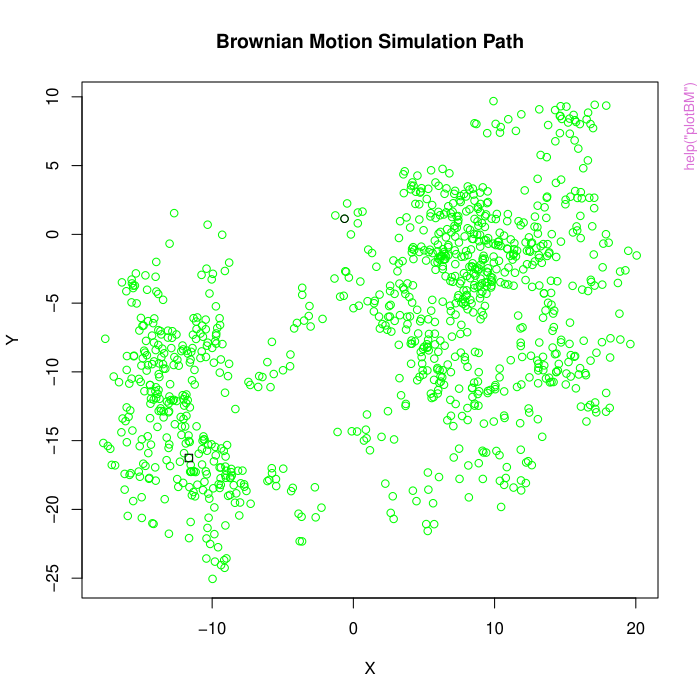

Write R code to recreate this figure.
pkgname <- "simBM"
source(file.path(R.home("share"), "R", "examples-header.R"))
options(warn = 1)
library('simBM')

base::assign(".oldSearch", base::search(), pos = 'CheckExEnv')
cleanEx()
nameEx("plotBM")
### * plotBM

flush(stderr()); flush(stdout())

### Name: plotBM
### Title: Plot BM
### Aliases: plotBM

### ** Examples

x <- simBM(1000,1)
plotBM(x)



cleanEx()
nameEx("simBM")
### * simBM

flush(stderr()); flush(stdout())

### Name: simBM
### Title: simBM
### Aliases: simBM

### ** Examples

print(simBM(5,1))



### * <FOOTER>
###
options(digits = 7L)
base::cat("Time elapsed: ", proc.time() - base::get("ptime", pos = 'CheckExEnv'),"\n")
grDevices::dev.off()
###
### Local variables: ***
### mode: outline-minor ***
### outline-regexp: "\\(> \\)?### [*]+" ***
### End: ***
quit('no')
